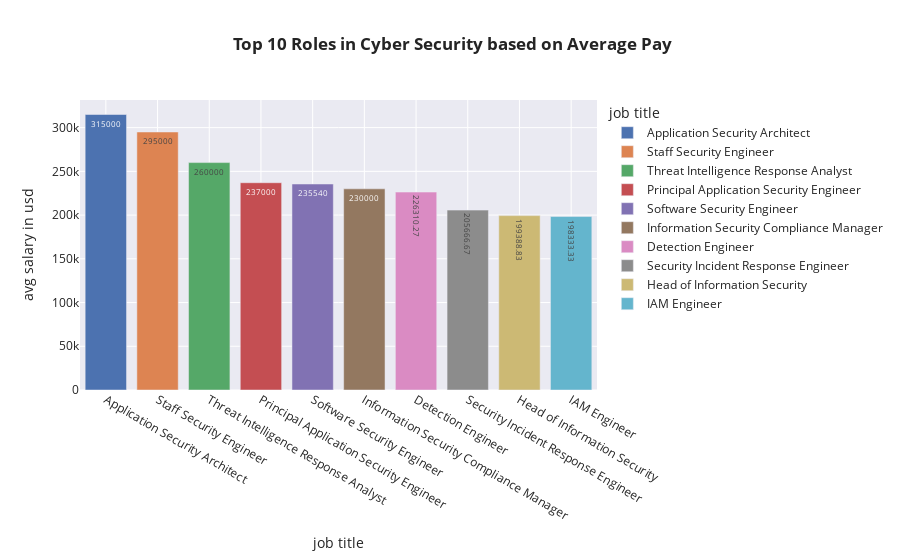

The notebook cell this image was saved under:
### Code cell
avg_pay = df.groupby('job_title', as_index = False)['salary_in_usd'].mean().sort_values(by = 'salary_in_usd', ascending = False)
avg_pay['salary_in_usd'] = round(avg_pay['salary_in_usd'], 2)
fig=px.bar(avg_pay.head(10),x='job_title',y='salary_in_usd', color = 'job_title', labels = {'job_title':'job title','salary_in_usd':'avg salary in usd'}, text = 'salary_in_usd', template = 'seaborn', title = '<b> Top 10 Roles in Cyber Security based on Average Pay')
fig.update_traces(textfont_size = 8)
fig.show()

### Figure 1 — Plotly figure (JSON) as saved in the notebook; plotly's stock layout.template omitted (floating-point values rounded to 4 significant figures)
{"data": [{"alignmentgroup": "True", "hovertemplate": "job title=%{x}<br>avg salary in usd=%{text}<extra></extra>", "legendgroup": "Application Security Architect", "marker": {"color": "rgb(76,114,176)", "pattern": {"shape": ""}}, "name": "Application Security Architect", "offsetgroup": "Application Security Architect", "orientation": "v", "showlegend": true, "text": [315000], "textfont": {"size": 8}, "textposition": "auto", "type": "bar", "x": ["Application Security Architect"], "xaxis": "x", "y": [315000], "yaxis": "y"}, {"alignmentgroup": "True", "hovertemplate": "job title=%{x}<br>avg salary in usd=%{text}<extra></extra>", "legendgroup": "Staff Security Engineer", "marker": {"color": "rgb(221,132,82)", "pattern": {"shape": ""}}, "name": "Staff Security Engineer", "offsetgroup": "Staff Security Engineer", "orientation": "v", "showlegend": true, "text": [295000], "textfont": {"size": 8}, "textposition": "auto", "type": "bar", "x": ["Staff Security Engineer"], "xaxis": "x", "y": [295000], "yaxis": "y"}, {"alignmentgroup": "True", "hovertemplate": "job title=%{x}<br>avg salary in usd=%{text}<extra></extra>", "legendgroup": "Threat Intelligence Response Analyst", "marker": {"color": "rgb(85,168,104)", "pattern": {"shape": ""}}, "name": "Threat Intelligence Response Analyst", "offsetgroup": "Threat Intelligence Response Analyst", "orientation": "v", "showlegend": true, "text": [260000], "textfont": {"size": 8}, "textposition": "auto", "type": "bar", "x": ["Threat Intelligence Response Analyst"], "xaxis": "x", "y": [260000], "yaxis": "y"}, {"alignmentgroup": "True", "hovertemplate": "job title=%{x}<br>avg salary in usd=%{text}<extra></extra>", "legendgroup": "Principal Application Security Engineer", "marker": {"color": "rgb(196,78,82)", "pattern": {"shape": ""}}, "name": "Principal Application Security Engineer", "offsetgroup": "Principal Application Security Engineer", "orientation": "v", "showlegend": true, "text": [237000], "textfont": {"size": 8}, "textposition": "auto", "type": "bar", "x": ["Principal Application Security Engineer"], "xaxis": "x", "y": [237000], "yaxis": "y"}, {"alignmentgroup": "True", "hovertemplate": "job title=%{x}<br>avg salary in usd=%{text}<extra></extra>", "legendgroup": "Software Security Engineer", "marker": {"color": "rgb(129,114,179)", "pattern": {"shape": ""}}, "name": "Software Security Engineer", "offsetgroup": "Software Security Engineer", "orientation": "v", "showlegend": true, "text": [235540], "textfont": {"size": 8}, "textposition": "auto", "type": "bar", "x": ["Software Security Engineer"], "xaxis": "x", "y": [235540], "yaxis": "y"}, {"alignmentgroup": "True", "hovertemplate": "job title=%{x}<br>avg salary in usd=%{text}<extra></extra>", "legendgroup": "Information Security Compliance Manager", "marker": {"color": "rgb(147,120,96)", "pattern": {"shape": ""}}, "name": "Information Security Compliance Manager", "offsetgroup": "Information Security Compliance Manager", "orientation": "v", "showlegend": true, "text": [230000], "textfont": {"size": 8}, "textposition": "auto", "type": "bar", "x": ["Information Security Compliance Manager"], "xaxis": "x", "y": [230000], "yaxis": "y"}, {"alignmentgroup": "True", "hovertemplate": "job title=%{x}<br>avg salary in usd=%{text}<extra></extra>", "legendgroup": "Detection Engineer", "marker": {"color": "rgb(218,139,195)", "pattern": {"shape": ""}}, "name": "Detection Engineer", "offsetgroup": "Detection Engineer", "orientation": "v", "showlegend": true, "text": [226300.0], "textfont": {"size": 8}, "textposition": "auto", "type": "bar", "x": ["Detection Engineer"], "xaxis": "x", "y": [226300.0], "yaxis": "y"}, {"alignmentgroup": "True", "hovertemplate": "job title=%{x}<br>avg salary in usd=%{text}<extra></extra>", "legendgroup": "Security Incident Response Engineer", "marker": {"color": "rgb(140,140,140)", "pattern": {"shape": ""}}, "name": "Security Incident Response Engineer", "offsetgroup": "Security Incident Response Engineer", "orientation": "v", "showlegend": true, "text": [205700.0], "textfont": {"size": 8}, "textposition": "auto", "type": "bar", "x": ["Security Incident Response Engineer"], "xaxis": "x", "y": [205700.0], "yaxis": "y"}, {"alignmentgroup": "True", "hovertemplate": "job title=%{x}<br>avg salary in usd=%{text}<extra></extra>", "legendgroup": "Head of Information Security", "marker": {"color": "rgb(204,185,116)", "pattern": {"shape": ""}}, "name": "Head of Information Security", "offsetgroup": "Head of Information Security", "orientation": "v", "showlegend": true, "text": [199400.0], "textfont": {"size": 8}, "textposition": "auto", "type": "bar", "x": ["Head of Information Security"], "xaxis": "x", "y": [199400.0], "yaxis": "y"}, {"alignmentgroup": "True", "hovertemplate": "job title=%{x}<br>avg salary in usd=%{text}<extra></extra>", "legendgroup": "IAM Engineer", "marker": {"color": "rgb(100,181,205)", "pattern": {"shape": ""}}, "name": "IAM Engineer", "offsetgroup": "IAM Engineer", "orientation": "v", "showlegend": true, "text": [198300.0], "textfont": {"size": 8}, "textposition": "auto", "type": "bar", "x": ["IAM Engineer"], "xaxis": "x", "y": [198300.0], "yaxis": "y"}], "layout": {"autosize": true, "barmode": "relative", "legend": {"title": {"text": "job title"}, "tracegroupgap": 0}, "title": {"text": "<b> Top 10 Roles in Cyber Security based on Average Pay"}, "xaxis": {"anchor": "y", "autorange": true, "categoryarray": ["Application Security Architect", "Staff Security Engineer", "Threat Intelligence Response Analyst", "Principal Application Security Engineer", "Software Security Engineer", "Information Security Compliance Manager", "Detection Engineer", "Security Incident Response Engineer", "Head of Information Security", "IAM Engineer"], "categoryorder": "array", "domain": [0, 1], "range": [-0.5, 9.5], "title": {"text": "job title"}, "type": "category"}, "yaxis": {"anchor": "x", "autorange": true, "domain": [0, 1], "range": [0, 331600.0], "title": {"text": "avg salary in usd"}, "type": "linear"}}}
